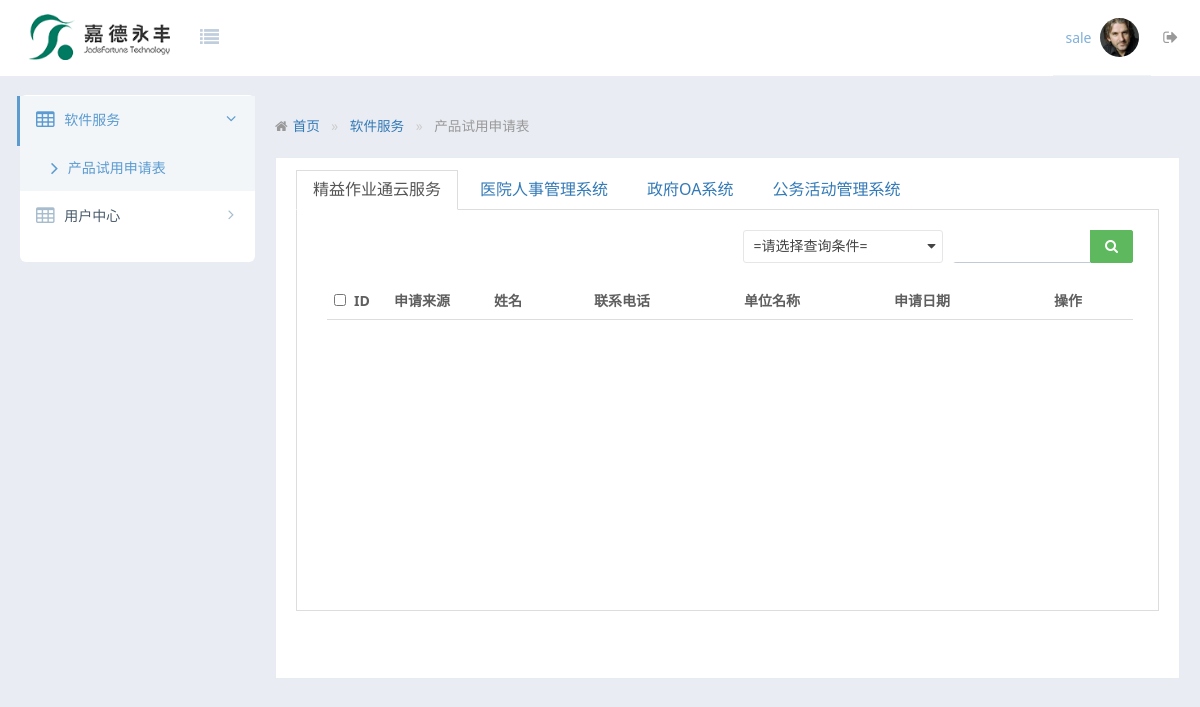
The app's page /admin/index.php?menu=3 (signed in) with its own data.
### tables this page shows
create table `jadewebsite_menu` (
	`id` int unsigned primary key auto_increment comment '主键',
	`text` varchar(20) comment '菜单文本',
	`href` varchar(255) comment '链接',
	`parentId` int unsigned comment '父ID'
);

create table `jadewebsite_system` (
	`id` int unsigned primary key auto_increment comment '主键',
	`systemName` varchar(255) comment '系统名称'
);

### admin/common/mysql.func.php (called while the page is built, shortened)
<?php
function fetchAll($sql, $result_type=MYSQL_ASSOC) {
  $result = mysql_query($sql);
  while(@$row=mysql_fetch_array($result, $result_type)) {
    $rows[] = $row;
  }
  return $rows;
}
?>

### admin/app/main/productApply/productSystem.php (the view, shortened to what this page needs)
<div class="tpl-block" id="productSystem<?php echo $systemId; ?>" data-systemId="<?php echo $systemId; ?>">
                <div class="am-g">
                    <div class="am-u-sm-12 am-u-md-6">
                        <div class="am-btn-toolbar">
                            <div class="am-btn-group am-btn-group-xs">
                            </div>
                        </div>
                    </div>
                    <div class="am-u-sm-12 am-u-md-3">
                        <div class="am-form-group">
                        </div>
                    </div>
                    <div class="am-u-sm-12 am-u-md-3">
                        <div class="am-input-group am-input-group-sm">
                            <input id="searcher-input" type="text" class="am-form-field">
                            <span class="am-input-group-btn">
<button id="searcher-btn" class="am-btn  am-btn-default am-btn-success tpl-am-btn-success am-icon-search"
        type="button"></button>
</span>
                        </div>
                    </div>
                </div>
                <div class="am-g">
                    <div class="am-u-sm-12">
                        <form class="am-form" id="productSystemGrid">
                        <div class="table-wrap">
                            <table class="am-table am-table-striped am-table-hover table-main">
                                <thead>
                                <tr>
                                    <th width="20"><input type="checkbox" class="tpl-table-fz-check"></th>
                                    <th width="40">ID</th>
                                    <th width="100">申请来源</th>
                                    <th width="100">姓名</th>
                                    <th width="150">联系电话</th>
                                    <th width="150">单位名称</th>
                                    <th width="160">申请日期</th>
                                    <th width="120">操作</th>
                                </tr>
                                </thead>
                            </table>
                            </div>
                            <div class="am-cf">
                            </div>
                        </form>
                    </div>
                </div>
            </div>

### admin/index.php (shortened to what this page needs)
<?php
function getChildren($rows, $row) {
    $result = [];
    foreach ($rows as $r) {
        if($r['parentId']==$row['id']) {
            array_push($result, $r);
        }
    }
    $row['children'] = $result;
    return $row;
};
$menuId = $_GET['menu'];
$sql = "select * from jadewebsite_menu where id in (select menuId from jadewebsite_role_power where roleId = (SELECT roleId FROM jadewebsite_admin WHERE id = {$_SESSION['adminId']}))";
$rows = fetchAll($sql);
$menus = [];
foreach ($rows as $row) {
    if($row['parentId']=="") {
        array_push($menus, getChildren($rows, $row));
    }
    if($menuId==$row['id']) {
        $menu = $row;
    }
}
?>
<!doctype html>
<html>
<head>
    <link rel="stylesheet" href="assets/css/amazeui.min.css" />
    <link rel="stylesheet" href="assets/css/admin.css">
    <link rel="stylesheet" href="assets/css/app.css">
</head>
<body data-type="generalComponents">
    <?php
    require_once 'app/head/head.php';
    ?>
    <div class="tpl-page-container tpl-page-header-fixed">
        <?php
        require_once 'app/menu/menu.php';
        ?>
        <?php
        if($menu) {
            require_once 'app/main/'.$menu['href'].'.php';
        }else {
            require_once 'app/main/main.php';
        }
        ?>
    </div>
</body>
</html>

### admin/app/head/head.php (shortened to what this page needs)
<header class="am-topbar am-topbar-inverse admin-header">
        <div class="am-topbar-brand">
            <a href="javascript:;" class="tpl-logo">
                <img src="assets/img/logo.png" alt="">
            </a>
        </div>
        <div class="am-icon-list tpl-header-nav-hover-ico am-fl am-margin-right">
        </div>
        <div class="am-collapse am-topbar-collapse" id="topbar-collapse">
            <ul class="am-nav am-nav-pills am-topbar-nav am-topbar-right admin-header-list tpl-header-list">
                <li class="am-dropdown" data-am-dropdown data-am-dropdown-toggle>
                    <a class="am-dropdown-toggle tpl-header-list-link" href="javascript:;">
                        <span class="tpl-header-list-user-nick"><?php echo $_SESSION['adminUsername']; ?></span><span class="tpl-header-list-user-ico"> <img src="assets/img/user01.png"></span>
                    </a>
                </li>
                <li><a href="data/loginAction.php?method=logout" class="tpl-header-list-link"><span class="am-icon-sign-out tpl-header-list-ico-out-size"></span></a></li>
            </ul>
        </div>
    </header>

### admin/app/menu/menu.php (shortened to what this page needs)
<div class="tpl-left-nav tpl-left-nav-hover">
    <div class="tpl-left-nav-list">
        <ul class="tpl-left-nav-menu">
            <?php
            foreach($menus as $row) {
            ?>
            <li class="tpl-left-nav-item">
            	<?php
            	if(count($row['children'])>0) {
                    $active = false;
                    foreach($row['children'] as $children) {
                        if($children['id']==$menuId) {$active = true;}
                    }
                }
                ?>
            	<a href="javascript:;" class="nav-link tpl-left-nav-link-list <?php if($active) {echo "active"; } ?>">
            		<i class="am-icon-table"></i>
                    <span><?php echo $row['text']; ?><span class="coding"></span></span>
                    <i class="am-icon-angle-right tpl-left-nav-more-ico am-fr am-margin-right <?php if($active) {echo "tpl-left-nav-more-ico-rotate"; } ?>"></i>
                </a>
                <?php
                if(count($row['children'])>0) {
                ?>
                <ul class="tpl-left-nav-sub-menu" <?php if($active) {echo "style='display:block;'"; } ?>>
                	<li>
                	<?php
                    foreach($row['children'] as $children) {
                    ?>
                    <a href="index.php?menu=<?php echo $children['id']; ?>" class="<?php if($children['id']==$menuId){echo "active";} ?>">
                        <i class="am-icon-angle-right"></i>
                        <span><?php echo $children['text']; ?><span class="coding"></span></span>
                    </a>
                	<?php
                    }
                    ?>
                	</li>
                </ul>
                <?php
                }
                ?>
            </li>
            <?php
            }
            ?>
        </ul>
    </div>
</div>

### admin/app/main/productApply.php
<?php
$sql = "select * from jadewebsite_system";
$systems = fetchAll($sql);
?>
<div class="tpl-content-wrapper">
    <ol class="am-breadcrumb">
        <li><a href="#" class="am-icon-home">首页</a></li>
        <li><a href="#">软件服务</a></li>
        <li class="am-active">产品试用申请表</li>
    </ol>
    <div class="tpl-portlet-components">
        <div class="am-tabs" data-am-tabs="{noSwipe: 1}" id="product-system">
            <ul class="am-tabs-nav am-nav am-nav-tabs">
            	<?php
            	foreach($systems as $system) {
            	?>
            	<li><a href="javascript: void(0)" class="<?php if($system['systemName']=="精益作业通云服务") {echo "am-active";} ?>"><?php echo $system['systemName']; ?></a></li>
            	<?php
            	}
            	?>
            </ul>
            <div class="am-tabs-bd">
            	<?php
            	foreach($systems as $system) {
            	?>
            	<div class="am-tab-panel">
            	<?php
            	$systemId = $system['id'];
            	require 'app/main/productApply/productSystem.php';
            	?>
            	</div>
            	<?php
            	}
            	?>
            </div>
        </div>
        <div class="tpl-alert"></div>
    </div>
</div>

### admin/assets/css/admin.css (style rules this page uses)
html, body { height: 100%; overflow: hidden; }
ul { margin-top: 0; }
.admin-header { position: fixed; top: 0; left: 0; right: 0; z-index: 1000; font-size: 1.4rem; margin-bottom: 0; }
.table-wrap { width:100%;overflow: auto; }
.table-main { font-size: 1.4rem; padding: .5rem; table-layout: fixed; }

### records on screen
jadewebsite_menu: text "软件服务"
jadewebsite_menu: text "产品试用申请表"
jadewebsite_menu: text "用户中心"
jadewebsite_system: systemName "精益作业通云服务"
jadewebsite_system: systemName "医院人事管理系统"
jadewebsite_system: systemName "政府OA系统"
jadewebsite_system: systemName "公务活动管理系统"

### other values on screen
$_SESSION['adminUsername'] "sale"
